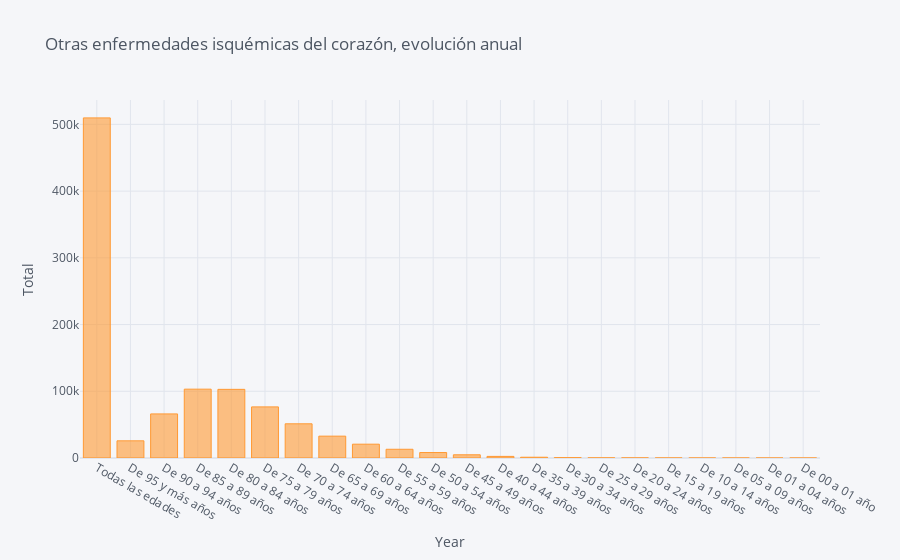

Write notebook code for a chart like this one.
### Code cell
# Cufflinks histogram
# Eliminar todas las causas?
dataset_isquemicas_corazon_edad.iplot(kind='bar',
                     title='Otras enfermedades isquémicas del corazón, evolución anual',
                     x = 'Edad',
                     y = 'Total',
                     yTitle='Total',
                     xTitle='Year')

### Figure 1 — Plotly figure (JSON) as saved in the notebook; plotly's stock layout.template omitted (floating-point values rounded to 4 significant figures)
{"data": [{"marker": {"color": "rgba(255, 153, 51, 0.6)", "line": {"color": "rgba(255, 153, 51, 1.0)", "width": 1}}, "name": "Total", "orientation": "v", "text": "", "type": "bar", "x": ["Todas las edades", "De 95 y más años", "De 90 a 94 años  ", "De 85 a 89 años  ", "De 80 a 84 años  ", "De 75 a 79 años  ", "De 70 a 74 años  ", "De 65 a 69 años", "De 60 a 64 años", "De 55 a 59 años", "De 50 a 54 años", "De 45 a 49 años", "De 40 a 44 años", "De 35 a 39 años", "De 30 a 34 años", "De 25 a 29 años", "De 20 a 24 años", "De 15 a 19 años  ", "De 10 a 14 años  ", "De 05 a 09 años", "De 01 a 04 años", "De 00 a 01 año"], "y": [509696, 25749, 66061, 103168, 102887, 76610, 51233, 32741, 20715, 13075, 8178, 4807, 2402, 1155, 523, 200, 120, 53, 8, 8, 1, 2]}], "layout": {"legend": {"bgcolor": "#F5F6F9", "font": {"color": "#4D5663"}}, "paper_bgcolor": "#F5F6F9", "plot_bgcolor": "#F5F6F9", "title": {"font": {"color": "#4D5663"}, "text": "Otras enfermedades isquémicas del corazón, evolución anual"}, "xaxis": {"gridcolor": "#E1E5ED", "showgrid": true, "tickfont": {"color": "#4D5663"}, "title": {"font": {"color": "#4D5663"}, "text": "Year"}, "zerolinecolor": "#E1E5ED"}, "yaxis": {"gridcolor": "#E1E5ED", "showgrid": true, "tickfont": {"color": "#4D5663"}, "title": {"font": {"color": "#4D5663"}, "text": "Total"}, "zerolinecolor": "#E1E5ED"}}}
